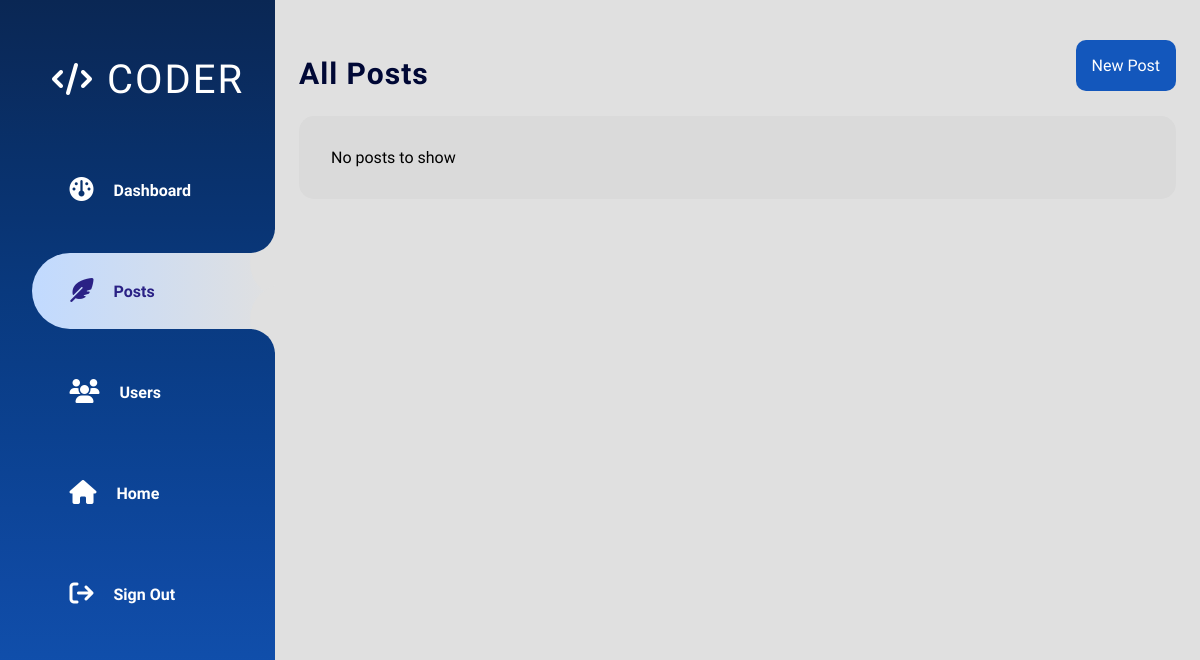
/admin/posts.php (signed in), run on an earlier commit of the app's database.
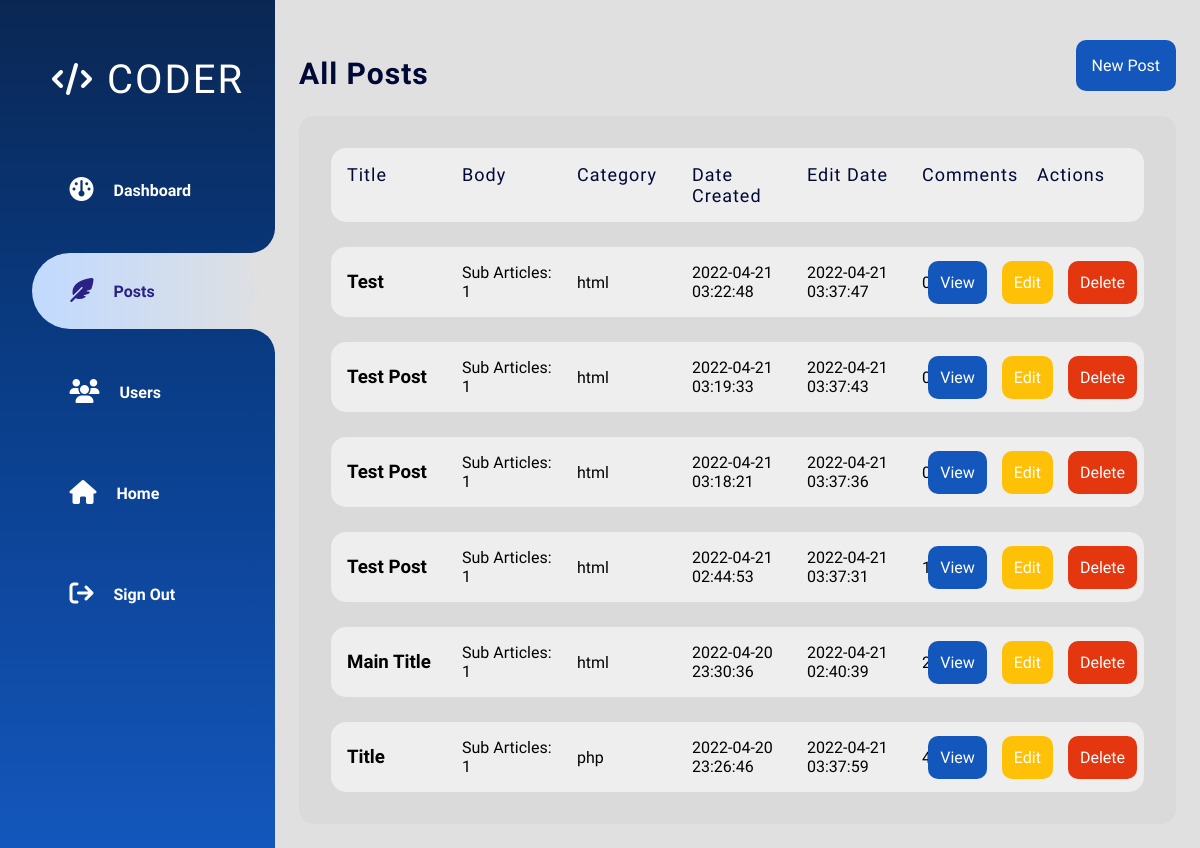
And on a later commit of the database.
### tables this page shows
CREATE TABLE IF NOT EXISTS `posts` (
  `id` int(11) NOT NULL AUTO_INCREMENT,
  `title` varchar(255) NOT NULL,
  `body` text NOT NULL,
  `category` varchar(255) NOT NULL DEFAULT 'general',
  `post_image` varchar(255) NOT NULL,
  `date` timestamp NOT NULL DEFAULT current_timestamp(),
  `edit_date` timestamp NOT NULL DEFAULT current_timestamp() ON UPDATE current_timestamp(),
  PRIMARY KEY (`id`)
);

### admin/posts.php (the view, shortened to what this page needs)
<?php
  require '../config/database.php';
  $query = "SELECT * FROM posts ORDER BY date DESC";
  $result = mysqli_query( $conn, $query );
  $posts = mysqli_fetch_all( $result, MYSQLI_ASSOC );
?>
<!DOCTYPE html>
<html lang="en">
<head>
    <link rel="stylesheet" href="../styles/main.css">
    <link rel="stylesheet" href="styles/adminmain.css">
    <link rel="stylesheet" href="styles/posts.css">
    <link rel="stylesheet" href="https://cdnjs.cloudflare.com/ajax/libs/font-awesome/6.1.1/css/all.css"
 />
</head>
<body>
    <div class="main-wrapper">
        <?php include 'inc/nav.php' ?>
        <div class="main-content">
            <div class="posts-header">
                <h1 class="admin-title">All Posts</h1>
                <div class="button-wrapper">
                    <a class="new-post-button" href="newpost.php">New Post</a>
                </div>
            </div>
            <div class="dashboard-box all-posts">
                <?php if ( $posts ): ?>
                <div class="field-names grid-layout">
                    <p>Title</p>
                    <p>Body</p>
                    <p>Category</p>
                    <p>Date Created</p>
                    <p>Edit Date</p>
                    <p>Comments</p>
                    <p class="actions-text">Actions</p>
                </div>
                <?php foreach ( $posts as $post ):
                        $postBody = explode("*%^sp^%*",$post['body']);
                        $postSubArticleCount = count(explode("^%seperator%^", $postBody[0]));
                    ?>
                <div class="single-post grid-layout">
                    <h3 class="post-title"><?= $post['title']; ?></h3>
                    <p class="post-body">Sub Articles: <?= $postSubArticleCount; ?></p>
                    <p class="post-category"><?= $post['category']; ?></p>
                    <p class="post-date"><?= $post['date'] ?></p>
                    <p class="post-edit-date"><?=
                     ( $post['edit_date'] != $post['date'] ) ? $post['edit_date'] : 'No edits';
                    ?></p>
                    <p class="post-comments"><?php
                        $query = "SELECT * FROM comments WHERE post_id = {$post['id']}";
                        $result = mysqli_query( $conn, $query );
                        $comments = mysqli_fetch_all( $result, MYSQLI_ASSOC );
                        echo count( $comments );
                    ?></p>
                    <div class="button-actions">
                        <div class="button-action-wrapper">
                            <a class="button-action view" href="../single-post.php?id=<?= $post['id'] ?>">View</a>
                        </div>
                        <div class="button-action-wrapper">
                            <a class="button-action edit" href="editpost.php?post=<?= $post['id'] ?>">Edit</a>
                        </div>
                        <div class="button-action-wrapper">
                            <a class="button-action delete"
                                href="config/deletepost.php?post=<?= $post['id'] ?>">Delete</a>
                        </div>
                    </div>
                </div>
                <?php endforeach; ?>
                <?php else: ?>
                <p>No posts to show</p>
                <?php endif; ?>
            </div>
        </div>
</body>
</html>

What changed in the data, as far as the page shows it:
added posts: title "Test", body "1", category "html", date "2022-04-21 03:22:48", edit_date "2022-04-21 03:37:47", count( $comments ) "0"
added posts: title "Test Post", body "1", category "html", date "2022-04-21 03:19:33", edit_date "2022-04-21 03:37:43", count( $comments ) "0"
added posts: title "Test Post", body "1", category "html", date "2022-04-21 03:18:21", edit_date "2022-04-21 03:37:36", count( $comments ) "0"
added posts: title "Test Post", body "1", category "html", date "2022-04-21 02:44:53", edit_date "2022-04-21 03:37:31", count( $comments ) "1"
added posts: title "Main Title", body "1", category "html", date "2022-04-20 23:30:36", edit_date "2022-04-21 02:40:39", count( $comments ) "2"
added posts: title "Title", body "1", category "php", date "2022-04-20 23:26:46", edit_date "2022-04-21 03:37:59", count( $comments ) "4"
Also different on the page:
text no longer shown: "No posts to show"
text now shown: "Title Body Category Date Created Edit Date Comments Actions"
